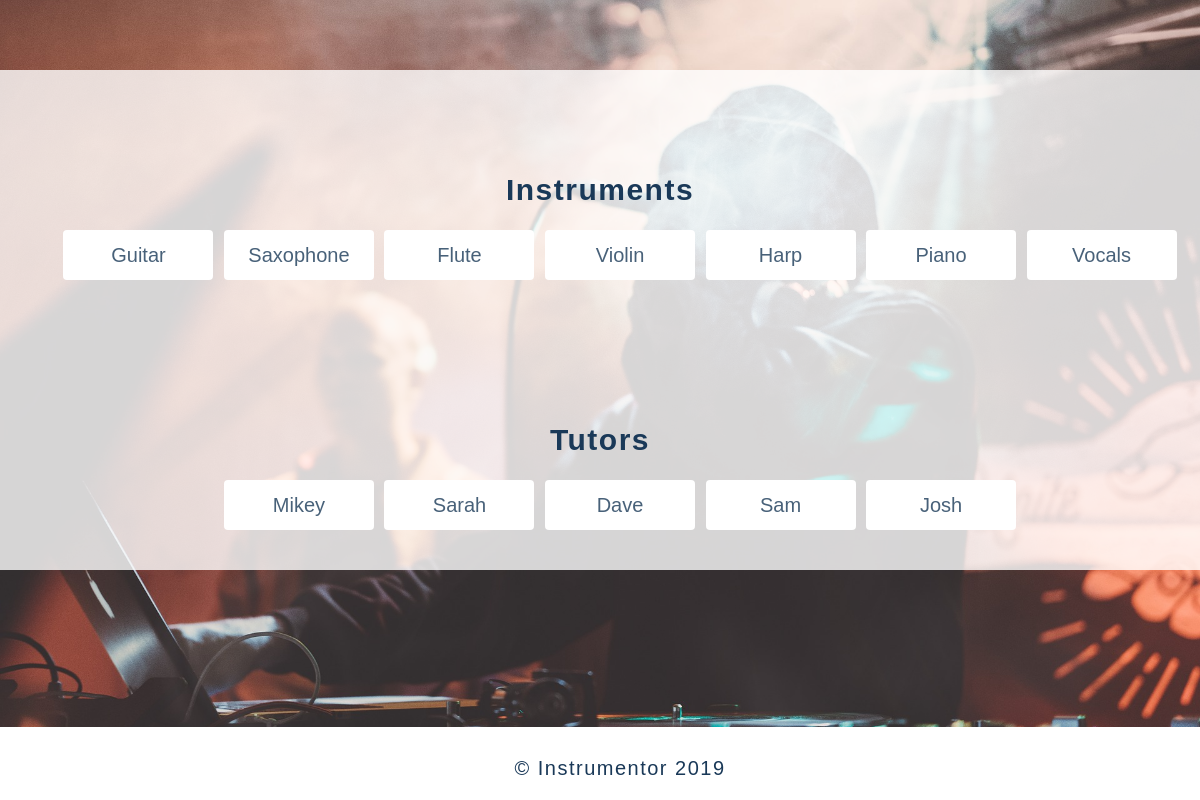
/home/schedule/, run on an earlier commit of the app's database.
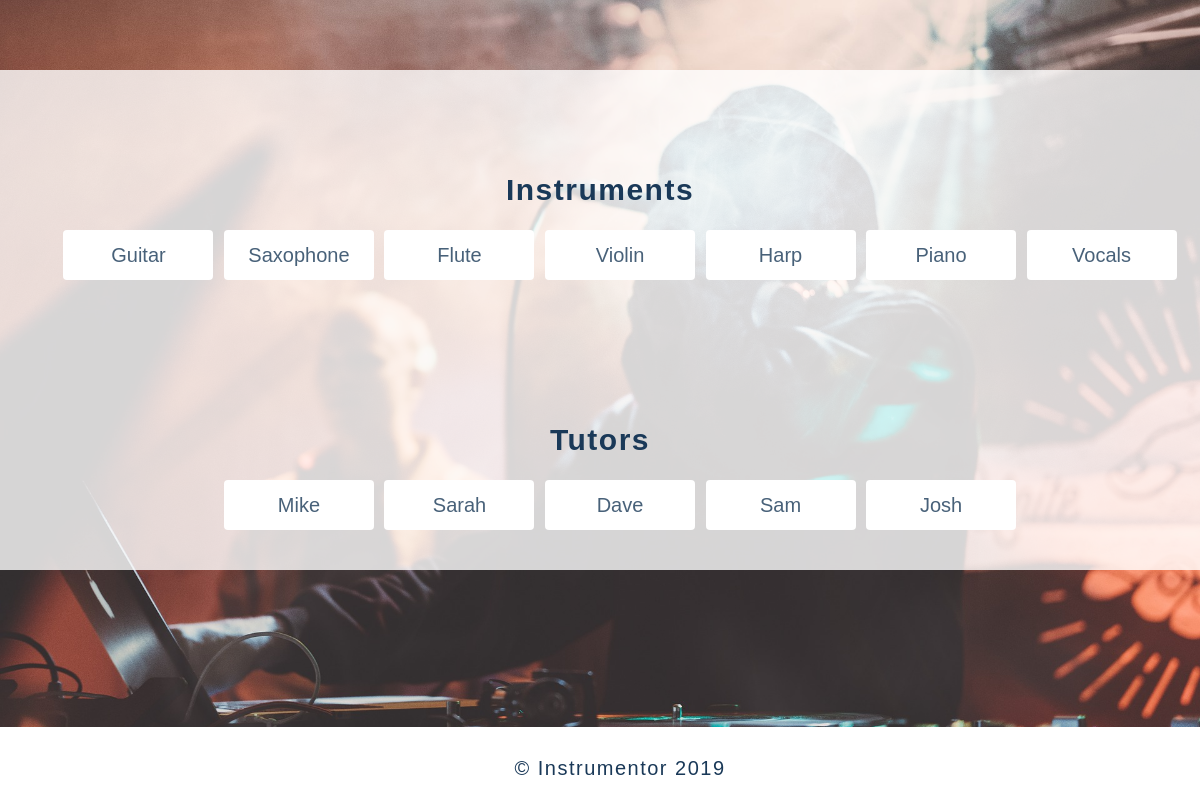
And on a later commit of the database.
### home/models.py (models this page shows, shortened)
class Instrument(models.Model):
    name = models.CharField(max_length=150)

class Tutor(models.Model):
    profile_pic = models.ImageField(upload_to="images/", default="concert.jpg") # pip3 install pillow
    name = models.CharField(max_length=150)
    experience = models.TextField(null=True, blank=True)
    instrument_avail = models.BooleanField(null=True, blank=True)
    price = models.DecimalField(max_digits=8, decimal_places=2, blank=True, null=True)
    instrument = models.ForeignKey('Instrument', on_delete=models.SET_NULL, null=True)
    user = models.OneToOneField(User, on_delete=models.CASCADE, null=False, primary_key=True)

### home/views.py (the view)
# urls.py: path('schedule/', views.schedule, name = 'schedule'),
def schedule(request):
    all_instruments = Instrument.objects.all()
    tutors = Tutor.objects.all()
    all_hours = Hour.objects.all()
    return render(request, 'schedule.html', {'all_instruments': all_instruments, \
        'tutors': tutors, 'all_hours': all_hours})

### home/templates/schedule.html
﻿{% extends "base.html" %}
{% block content %}
  <section class="content3">
  <div class="profile_info">
  <h3>Instruments</h3>
    <ul>
      <div class="btn-group2">
        {% for instrument in all_instruments %}
        <button class="button2">
          <a href="{{instrument.name}}"> {{instrument.name}} </a>
        </button>
        {% endfor %}
      </div>
    </ul>
    <h3>Tutors</h3>
    <ul>
      <div class="btn-group2">
      {% for tutor in tutors %}
       <button class="button2">
        <a href="{{tutor.user.username}}">{{tutor.name}}</a>
      </button>
     {% endfor %}
  </div>
    </ul>
  </div>
  </section>
{% endblock %}

### home/templates/base.html (shortened to what this page needs)
{% load static %}
<html lang="en-US">
     <head>
        {% load static %}
        <link rel="stylesheet" id="style" href="{% static 'style.css' %}" type="text/css" media="all">
     </head>
  <header>
    {% block body %}
        <br>
        {% block content %}
        {% endblock %}
          <footer>
          <p>&copy; Instrumentor 2019</p>
          </footer>
    {% endblock %}
</html>

### static/style.css (style rules this page uses)
body p { font-size: 20px; }
.btn-group2 { width: 100%; flex-wrap: wrap; display:inline-block; padding-bottom: 20px; }
.btn-group2 .button2 { background-color: white; color: rgba(16, 57, 90, 0.7); cursor: pointer; width: 150px; height: 50px; border-radius: 4px; border: none; text-align: center; font-size: 18px; margin: 2px; }
a { color: rgba(26, 57, 88, 0.8); text-decoration: none; font-size:20px; padding:2%; }
header { text-align:center; min-height:200px; color: white; margin:0; padding-bottom: 50px; }
header h3 { margin: 0; padding-top: 100px; font-size: 30px; color: #1A3958; line-height: 40px; }
header p { text-align:center; }
.content3 { margin-top: 20px; color: rgba(26, 57, 88, 0.8); background-color:rgba(255, 255, 255, 0.8); width:100%; min-height: 40%; overflow: auto; }
.content3 ul { decoration: none; }
footer { padding: 0 10px 0 10px; background-color: white; position:fixed; bottom: 0; margin: auto; width: 100%; text-align: left; font-size: 4px; line-height: 1.4; overflow:hidden; padding: 20px 0 10px 20px; color:#1A3958; font-size: 12px; line-height: 3px; }

What changed in the data, as far as the page shows it:
changed Tutor: name "Mikey" → "Mike"
